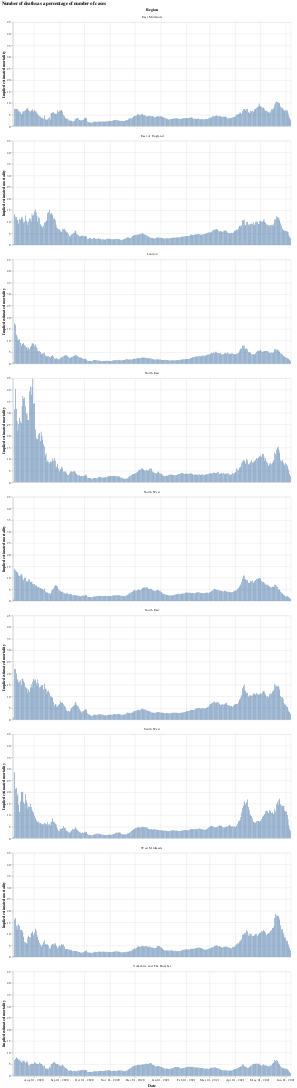

The notebook cell saved with this chart:
### Code cell
#collapse
bars = alt.Chart(eng_deaths.query("date >= '2020-07-07'")).mark_bar().encode(
    x=alt.X("yearmonthdate(date):T", axis=alt.Axis(title='Date')),
    y=alt.Y("mortalityEstimated:Q", axis=alt.Axis(title='Implied estimated mortality')),
    tooltip="mortalityEstimated:Q"
).properties(width=800)

bars.facet(alt.Column('areaName', title='Region'), columns=1).properties(title='Number of deaths as a percentage of number of cases')

### Figure 1 — Vega-Lite specification as saved in the notebook (floating-point values rounded to 4 significant figures; data arrays with more than 128 entries replaced by an {"elided": "..."} marker saying what was removed)
{"config": {"view": {"continuousWidth": 400, "continuousHeight": 300}}, "data": {"name": "data-56ea0fa454fb82fe9f83832da1c711f9"}, "facet": {"type": "nominal", "field": "areaName", "title": "Region"}, "spec": {"mark": "bar", "encoding": {"tooltip": {"type": "quantitative", "field": "mortalityEstimated"}, "x": {"type": "temporal", "axis": {"title": "Date"}, "field": "date", "timeUnit": "yearmonthdate"}, "y": {"type": "quantitative", "axis": {"title": "Implied estimated mortality"}, "field": "mortalityEstimated"}}, "width": 800}, "columns": 1, "title": "Number of deaths as a percentage of number of cases", "$schema": "https://vega.github.io/schema/vega-lite/v4.8.1.json", "datasets": {"data-56ea0fa454fb82fe9f83832da1c711f9": {"elided": "3141 records"}}}
